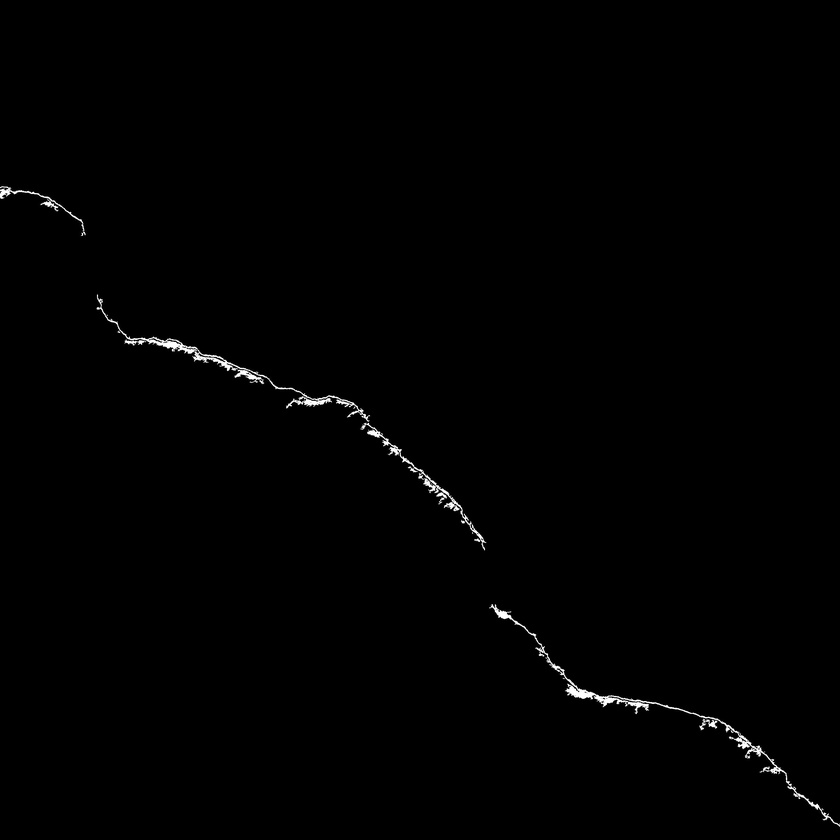
%> input picture Project/Misc/crack/2.jpg, 840 x 840 px, shrunk from 2624 x 2624 before the run
$ octave trial2.m   (GNU Octave 9; MATLAB toolbox functions it lacks are replaced by stand-ins)
%> lines starting %> are read from the running program, lines starting %| are printed output that depends on the picture; in (x1, y1, x2, y2) boxes, pixels count from 0 and x2, y2 are one past the last pixel; in counts of white or black regions, pixels touching at a corner belong together; the program's own positions count from 1
% Step 1: Read the image
% img = imread('images/1.jpeg');
img = imread('images/2.jpg');
%> img is the input picture: size 840x840x3 uint8; min 0, max 255, mean 1.4
% Step 2: Convert to grayscale
img_gray = rgb2gray(img);

% Step 3: Contrast enhancement to make the crack stand out
img_contrast = imadjust(img_gray);
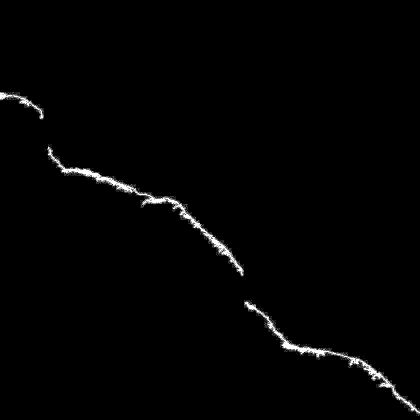
%> img_contrast: size 840x840 uint8 (shown at 1/2 size); min 0, max 255, mean 3.3

% Step 4: Suppress texture using Gaussian blur (reduce noise and texture)
img_blur = imgaussfilt(img_contrast, 3);  % sigma=2 for moderate smoothing

% % Step 5: Edge detection using Sobel (or Canny)
edges = edge(img_blur, 'sobel');  % Use Sobel edge detection to detect cracks
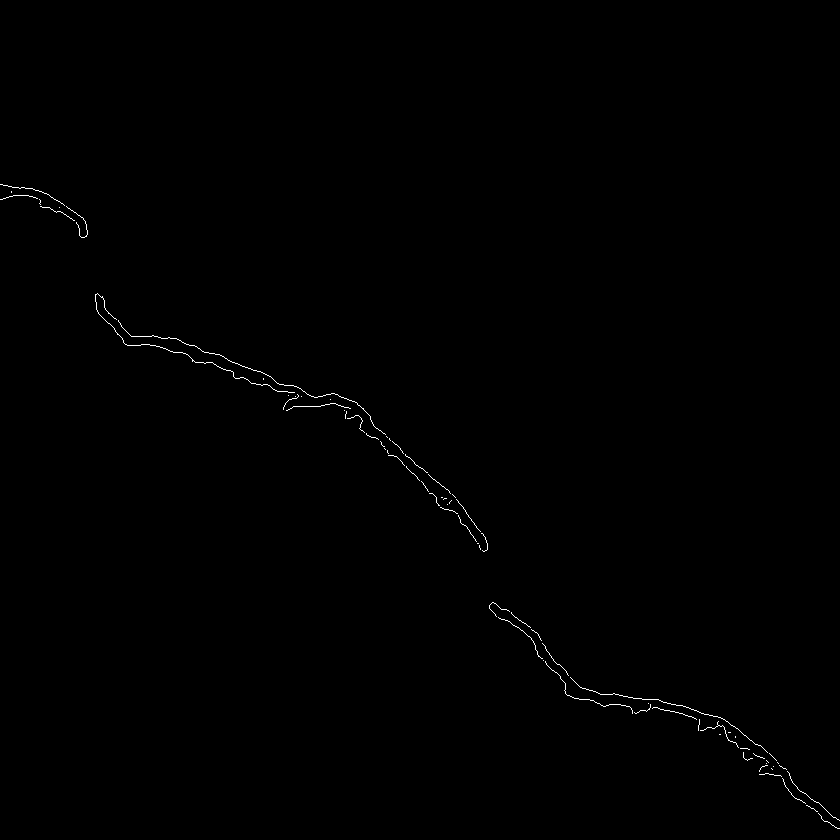
%> edges: size 840x840 logical; 0.28% white in thin lines or dots, all inside (x1, y1, x2, y2) = (0, 184, 840, 829)

% Step 6: Morphological operations to enhance the cracks
se = strel('disk', 5);  % Structuring element for dilation
dilated_edges = imdilate(edges, se);  % Dilate the edges to make the crack stronger
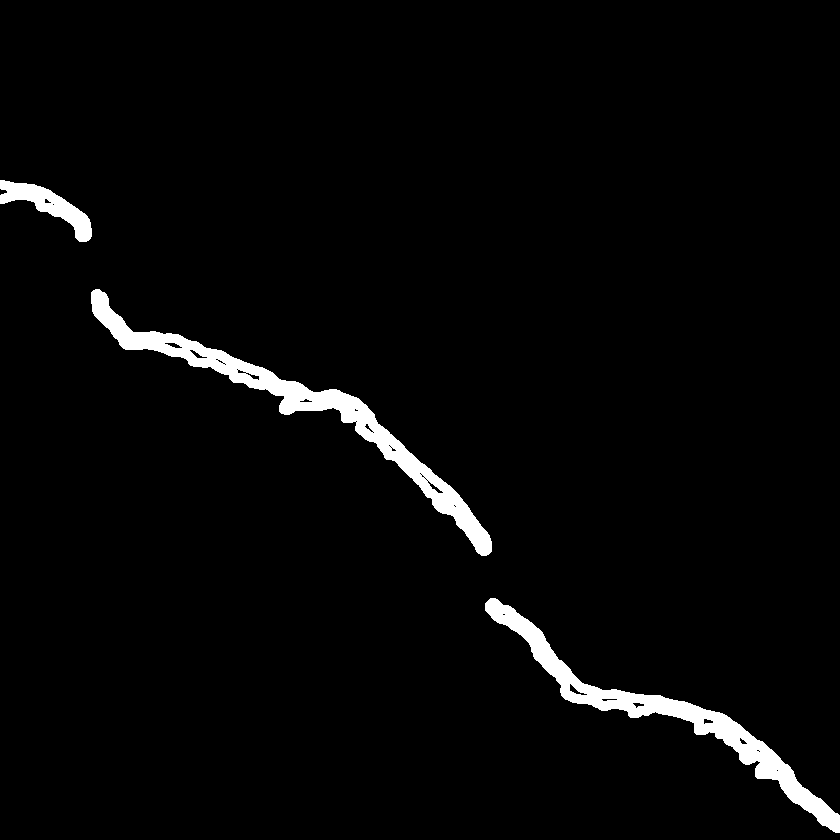
%> dilated_edges: size 840x840 logical; 2.9% white; 3 white regions, box (x1, y1, x2, y2) and area: (91, 289, 492, 556) 9964, (485, 598, 840, 833) 8549, (0, 180, 92, 242) 1986

% Step 7: Remove small objects that are likely noise
cleaned_img = bwareaopen(dilated_edges, 1000);  % Remove noise smaller than 100 pixels
cleaned_img = bwmorph(cleaned_img, 'fill');
%> cleaned_img: size 840x840 logical; 2.9% white; 3 white regions, box (x1, y1, x2, y2) and area: (91, 289, 492, 556) 9979, (485, 598, 840, 833) 8551, (0, 180, 92, 242) 1987
se = strel('square', 2);  % Structuring element for dilation
cleaned_img = imdilate(cleaned_img, se);
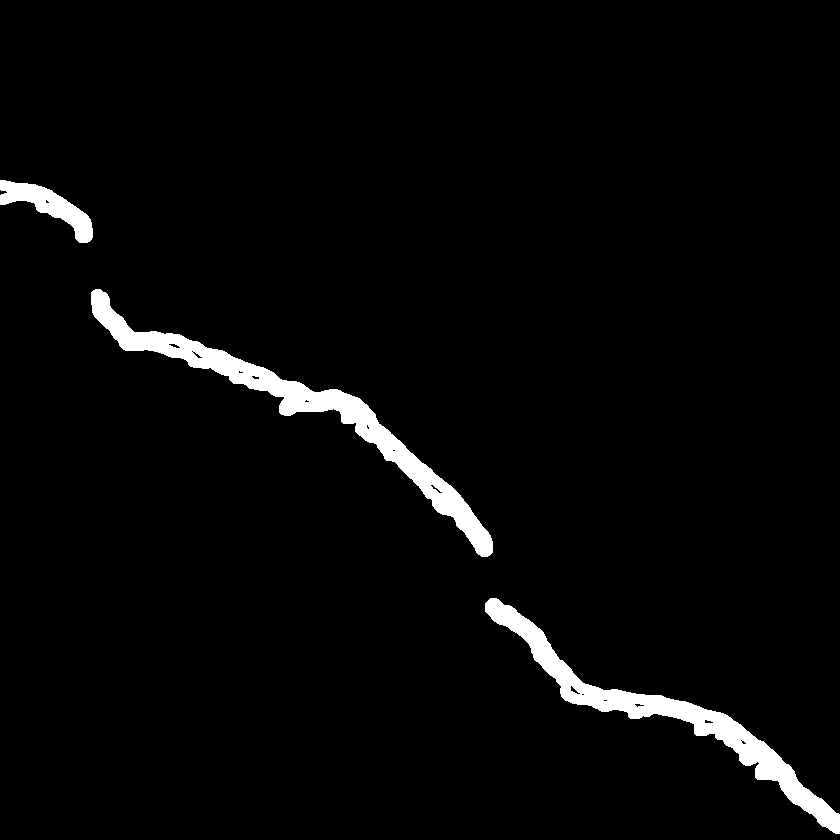
%> cleaned_img: size 840x840 logical; 3.1% white; 3 white regions, box (x1, y1, x2, y2) and area: (91, 289, 493, 557) 10823, (485, 598, 840, 834) 9233, (0, 180, 93, 243) 2162
se = strel('disk', 6);
cleaned_img2 = imclose(cleaned_img, se);
%> cleaned_img2: size 840x840 logical; 3.2% white; 3 white regions

% Display the results
figure;
subplot(2, 3, 1), imshow(img), title('Original Image');
subplot(2, 3, 2), imshow(img_gray), title('Grayscale Image');
% subplot(2, 3, 3), imshow(img_contrast), title('Contrast Enhanced');
subplot(2, 3, 3), imshow(edges), title('sobel');
subplot(2, 3, 4), imshow(dilated_edges), title('Dilated');
subplot(2, 3, 5), imshow(cleaned_img), title('Open count');
subplot(2, 3, 6), imshow(cleaned_img2), title('cleaned2');

% [6 lines of commented-out code are left out]


cc = bwconncomp(cleaned_img2, 8);
%> cc = 3 connected components

pp = regionprops(cc, 'all');
%> pp = 3 regions; box (x1, y1, x2, y2), Area, Centroid, MajorAxisLength, MinorAxisLength and Eccentricity: (91, 289, 493, 557) 10983 [302.5 410.3] 535.5 61.55 0.993, (485, 598, 840, 834) 9365 [667.6 716] 464.5 53.6 0.993, (0, 180, 93, 243) 2187 [49.3 206.8] 119.9 30.05 0.968

$ run again, with Project/Misc/crack/1.jpg copied over Project/Misc/crack/2.jpg
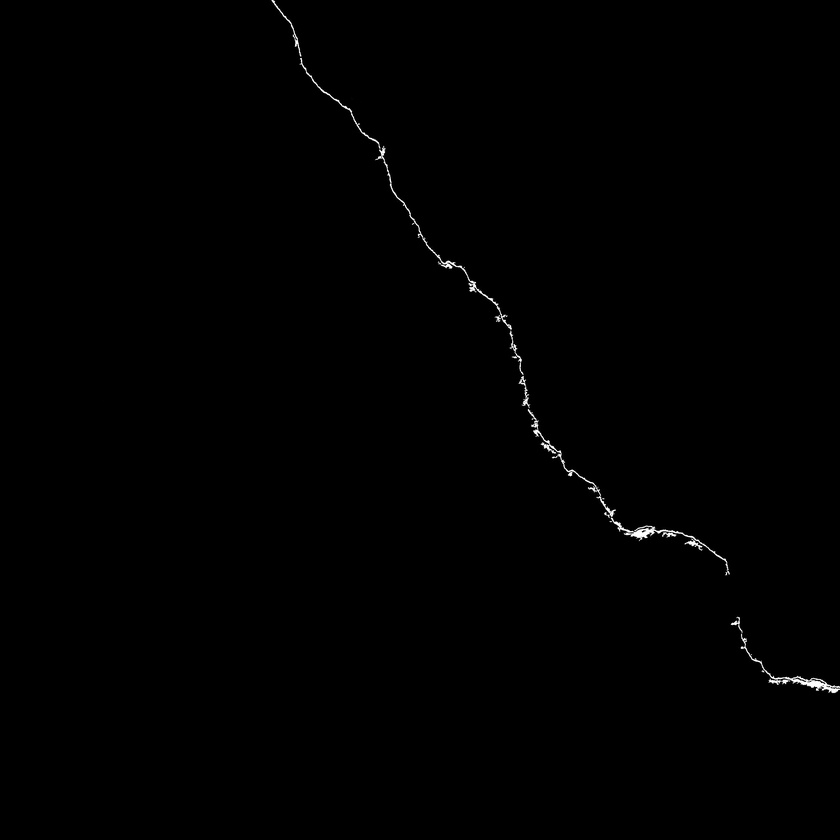
%> input picture Project/Misc/crack/1.jpg, 840 x 840 px, shrunk from 2624 x 2624 before the run
%> img is the input picture: size 840x840x3 uint8; min 0, max 255, mean 0.8
%> `edges = edge(img_blur, 'sobel');`:
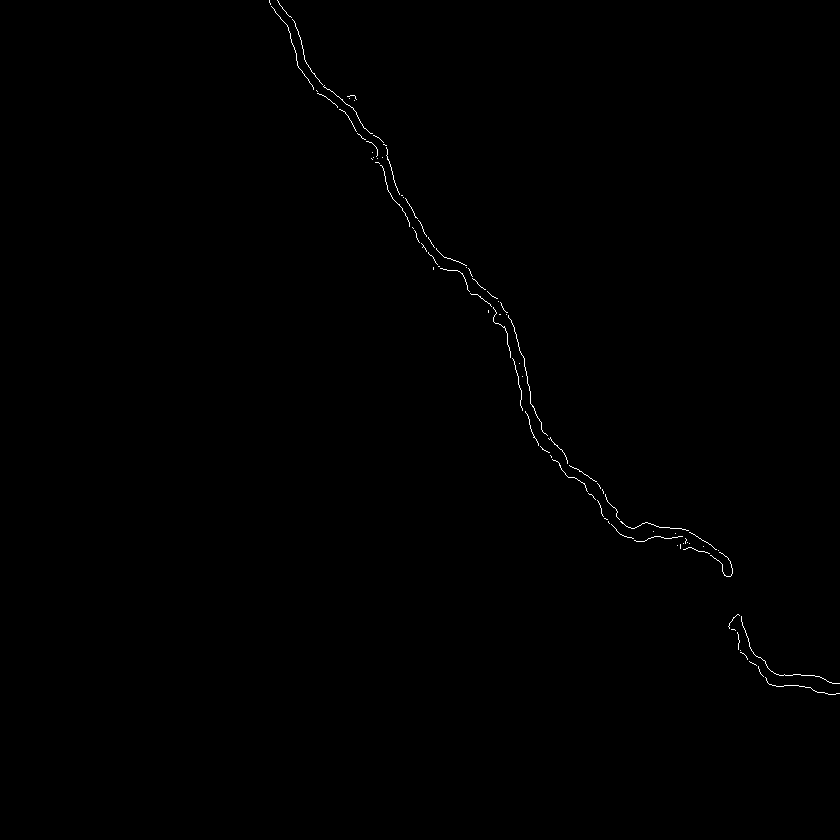
%> edges: size 840x840 logical; 0.25% white in thin lines or dots, all inside (x1, y1, x2, y2) = (269, 0, 840, 695)
%> dilated_edges: size 840x840 logical; 2.6% white; 2 white regions, box (x1, y1, x2, y2) and area: (265, 0, 737, 581) 15466, (724, 610, 840, 699) 2863
%> `cleaned_img = imdilate(cleaned_img, se);`:
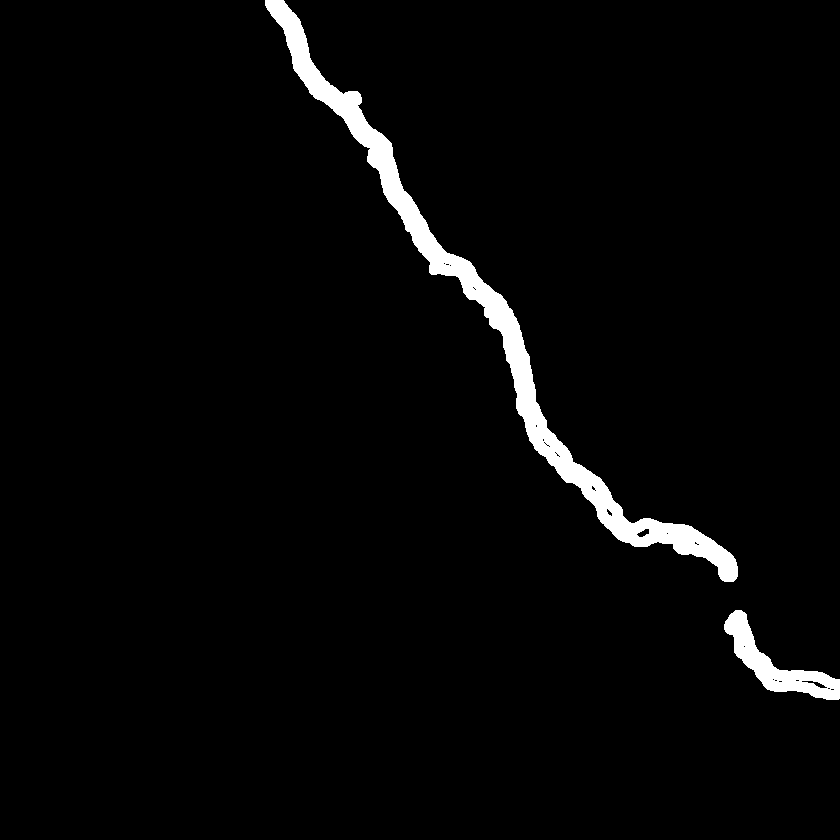
%> cleaned_img: size 840x840 logical; 2.8% white; 2 white regions, box (x1, y1, x2, y2) and area: (265, 0, 738, 582) 16719, (724, 610, 840, 700) 3145
%> cleaned_img2: size 840x840 logical; 2.9% white; 2 white regions
%> cc = 2 connected components
%> pp = 2 regions; box (x1, y1, x2, y2), Area, Centroid, MajorAxisLength, MinorAxisLength and Eccentricity: (265, 0, 738, 582) 16911 [491.2 318.4] 855.5 73.87 0.996, (724, 610, 840, 700) 3228 [777.4 665.6] 155.6 44.46 0.958

$ run again, with Project/Misc/crack/10.jpg copied over Project/Misc/crack/2.jpg
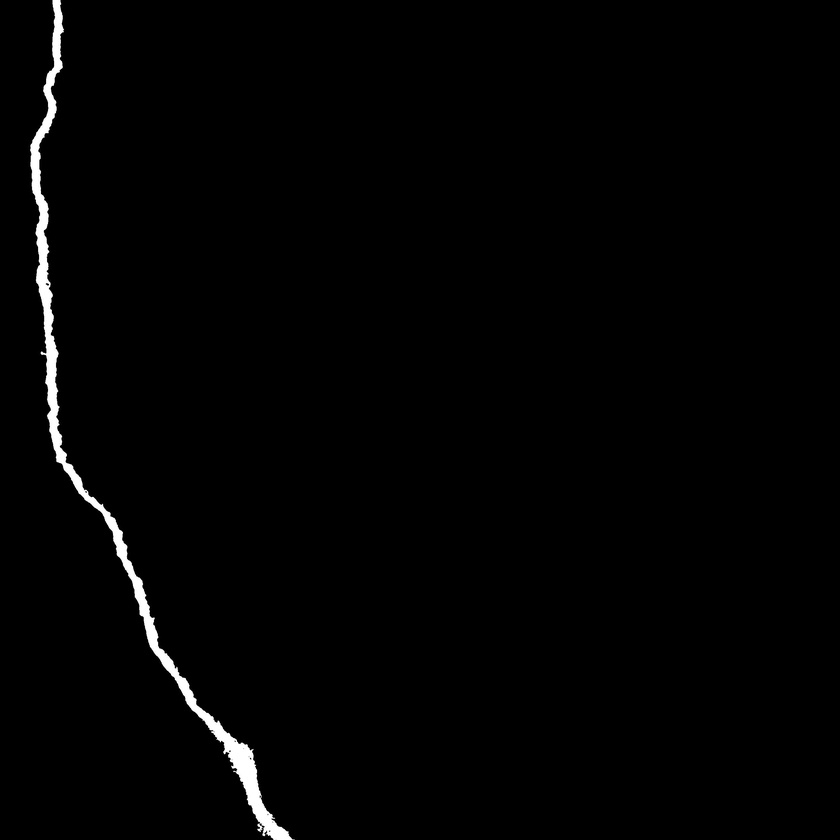
%> input picture Project/Misc/crack/10.jpg, 840 x 840 px, shrunk from 2624 x 2624 before the run
%> img is the input picture: size 840x840 uint8; min 0, max 255, mean 3.2
%> `edges = edge(img_blur, 'sobel');`:
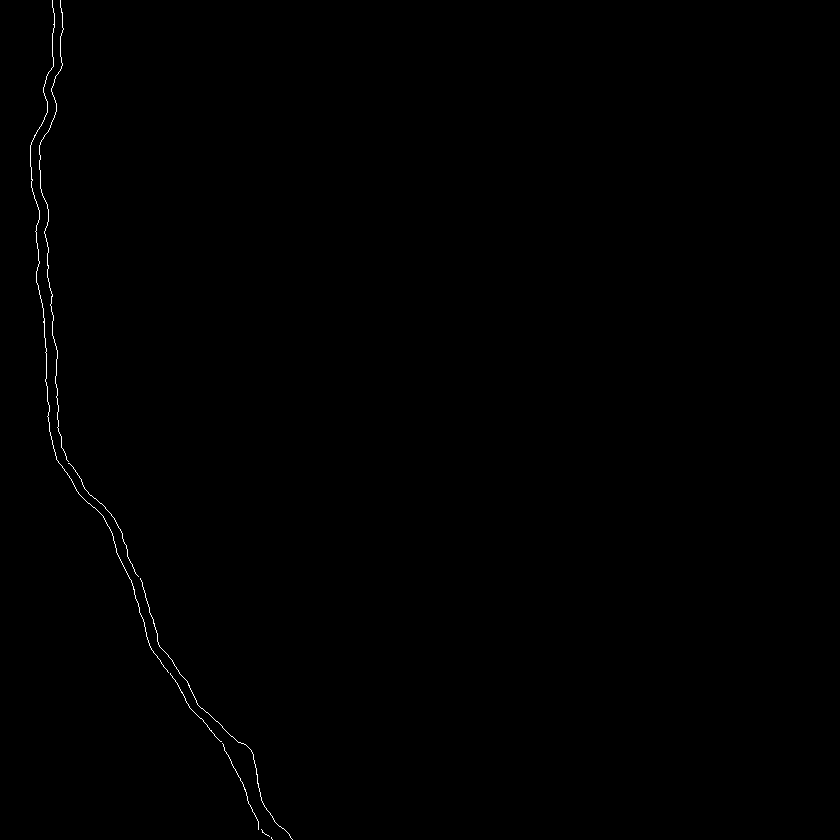
%> edges: size 840x840 logical; 0.24% white in thin lines or dots, all inside (x1, y1, x2, y2) = (30, 0, 293, 840)
%> dilated_edges: size 840x840 logical; 2.4% white; 1 white region, box (x1, y1, x2, y2) and area: (26, 0, 297, 840) 17109
%> `cleaned_img = imdilate(cleaned_img, se);`:
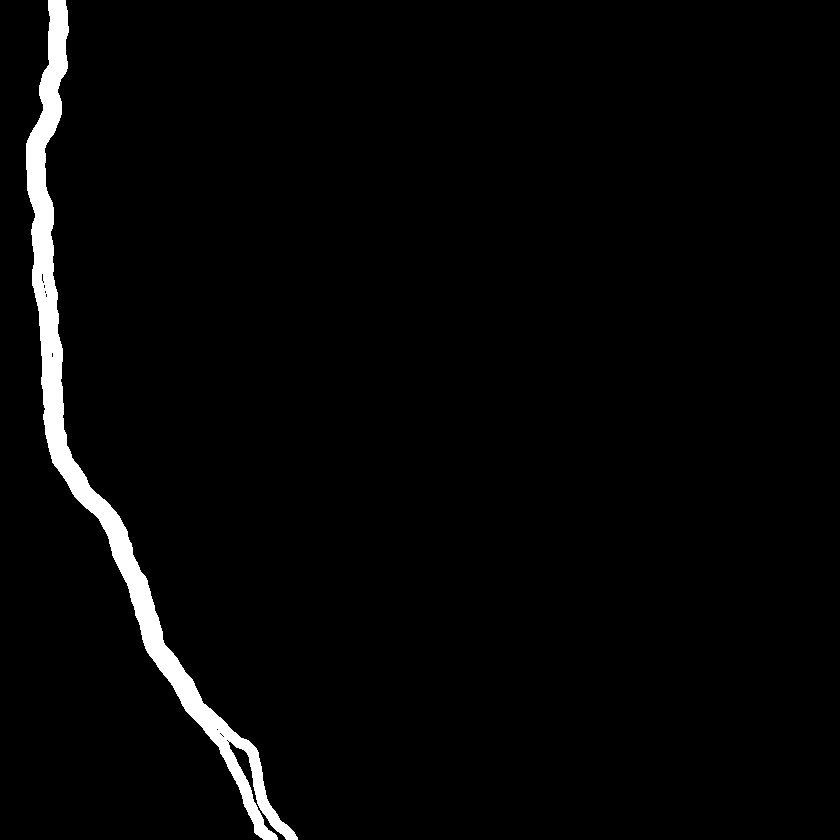
%> cleaned_img: size 840x840 logical; 2.6% white; 1 white region, box (x1, y1, x2, y2) and area: (26, 0, 298, 840) 18529
%> cleaned_img2: size 840x840 logical; 2.7% white; 1 white region
%> cc = 1 connected component
%> pp = 1 region; box (x1, y1, x2, y2), Area, Centroid, MajorAxisLength, MinorAxisLength and Eccentricity: (26, 0, 298, 840) 18979 [115.3 451.1] 1029.9 136.2 0.991
